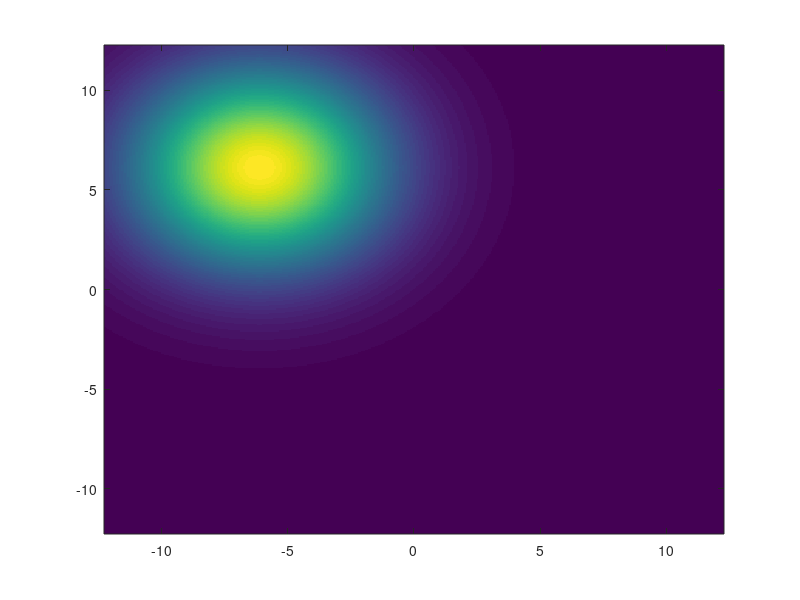

This chart was generated by the following MATLAB code: (Note: this script raises an error after producing the figure.)
function out = plotRew(varargin)
% plotRew  Plot the CoPs Gaussian reward field.
%
%   plotRew(1) plots the top-left reward field.
%   plotRew(2) plots top-right, 3 bottom-left, 4 bottom-right.
%   plotRew(0) plots a 45 deg tilted square with reward on the left side.
%
%   plotRew(idx, opts)
%   plotRew(ex, idx)
%   plotRew(ex, idx, opts)
%
% By default this uses the current CoPs convention where the reward peak is
% at the quadrant center, not exactly on the texture edge. Set
% opts.cornerInsetNorm = 0 for literal corners.

[ex, idx, opts] = localParseInputs(varargin{:});
opts = localDefaults(opts);
idx = localValidateIndex(idx);

setup = localResolveSetup(ex, opts);
sidePx = localTextureSidePx(ex, opts);
sideDeg = localPxToDeg(sidePx, setup);
sigmaDeg = localResolveSigmaDeg(ex, setup, opts);
gaussScalar = localResolveGaussScalar(ex, opts);

centerNorm = localResolveCenterNorm(ex, idx, opts);
isDiamond = idx == 0;
[xDeg, yDeg, rewardMap, centerDeg, shapeDeg] = localBuildRewardMap( ...
    idx, centerNorm, sideDeg, sigmaDeg, opts);
rewardDisplay = localApplyValueMode(rewardMap, gaussScalar, opts);

[cmap, colorLimits, colorSchemeUsed] = localResolveColorDisplay(rewardDisplay, opts, gaussScalar);

if opts.plot
    if opts.newFigure
        figure;
    end
    hImg = imagesc(xDeg, yDeg, rewardDisplay);
    set(gca, 'YDir', 'normal');
    set(hImg, 'AlphaData', isfinite(rewardDisplay));
    axis image;
    colormap(cmap);
    if ~isempty(colorLimits)
        caxis(colorLimits);
    end
    cb = colorbar;
    ylabel(cb, localColorbarLabel(opts));
    xlabel('x position (deg)');
    ylabel('y position (deg, up positive)');
    title(localPlotTitle(idx, centerNorm, sigmaDeg, opts));
    hold on;
    if opts.showTextureBox
        plot(shapeDeg(:, 1), shapeDeg(:, 2), '-', ...
            'Color', opts.textureBoxColor, ...
            'LineWidth', opts.textureBoxLineWidth);
    end
    if opts.showRewardPeakCircle
        localDrawRewardPeakCircle(centerDeg, sideDeg, sigmaDeg, gaussScalar, isDiamond, opts);
    end
    if opts.showRewardPeak
        plot(centerDeg(1), centerDeg(2), char(opts.rewardPeakMarker), ...
            'Color', opts.rewardPeakColor, ...
            'MarkerSize', opts.rewardPeakMarkerSize, ...
            'LineWidth', opts.rewardPeakLineWidth);
    end
    hold off;
end

out = struct();
out.idx = idx;
out.centerNorm = centerNorm;
out.centerDeg = centerDeg;
out.sigmaDeg = sigmaDeg;
out.sideDeg = sideDeg;
out.sidePx = sidePx;
out.gaussScalar = gaussScalar;
out.valueMode = char(opts.valueMode);
out.xDeg = xDeg;
out.yDeg = yDeg;
out.gaussian = rewardMap;
out.reward = rewardDisplay;
out.shapeDeg = shapeDeg;
out.isDiamond = isDiamond;
out.colorScheme = colorSchemeUsed;
out.colorLimits = colorLimits;
out.colormap = cmap;
out.opts = opts;
end

function [ex, idx, opts] = localParseInputs(varargin)
ex = [];
idx = [];
opts = struct();

if nargin < 1 || isempty(varargin{1})
    idx = 1;
    return
end

arg1 = varargin{1};
if isstruct(arg1) && localLooksLikeEx(arg1)
    ex = arg1;
    if nargin >= 2 && ~isempty(varargin{2})
        idx = varargin{2};
    else
        idx = 1;
    end
    if nargin >= 3 && ~isempty(varargin{3})
        opts = varargin{3};
    end
else
    idx = arg1;
    if nargin >= 2 && ~isempty(varargin{2})
        opts = varargin{2};
    end
end

if isempty(opts)
    opts = struct();
elseif ~isstruct(opts)
    error('plotRew:BadOpts', 'opts must be a struct.');
end
end

function tf = localLooksLikeEx(s)
tf = isstruct(s) && (isfield(s, 'setup') || isfield(s, 'exp') || isfield(s, 'Trials'));
end

function opts = localDefaults(opts)
defaults = struct( ...
    'plot', true, ...
    'newFigure', true, ...
    'nGrid', 401, ...
    'cornerInsetNorm', 0.25, ...
    'centerNorm', [], ...
    'zeroCenterNorm', [], ...
    'diamondRotationDeg', 45, ...
    'sigmaDeg', [], ...
    'textureSidePx', [], ...
    'textureSideDeg', [], ...
    'screenRect', [0 0 1920 1080], ...
    'monitorWidth', 47, ...
    'viewingDistance', 58, ...
    'gaussScalar', [], ...
    'valueMode', 'gaussian', ...
    'colorScheme', 'density', ...
    'colormap', [], ...
    'nColors', 256, ...
    'colorLimits', [], ...
    'colorLimitMode', 'auto', ...
    'colorLimitPrctile', 99, ...
    'showTextureBox', true, ...
    'textureBoxColor', [1 1 1] .* 0.95, ...
    'textureBoxLineWidth', 1.25, ...
    'showRewardPeak', true, ...
    'rewardPeakMarker', '+', ...
    'rewardPeakColor', [0 0 0], ...
    'rewardPeakMarkerSize', 10, ...
    'rewardPeakLineWidth', 2.25, ...
    'showRewardPeakCircle', true, ...
    'rewardPeakCircleColor', [0 0 0], ...
    'rewardPeakCircleLineStyle', ':', ...
    'rewardPeakCircleLineWidth', 1.5, ...
    'circleBound', '1sd', ...
    'rewardPeakMinMultiplier', 1.1, ...
    'rewardPeakSigmaRadius', 3);

names = fieldnames(defaults);
for i = 1:numel(names)
    if ~isfield(opts, names{i}) || isempty(opts.(names{i}))
        opts.(names{i}) = defaults.(names{i});
    end
end

opts.nGrid = round(double(localFirstScalar(opts.nGrid)));
if ~isfinite(opts.nGrid) || opts.nGrid < 16
    error('plotRew:BadNGrid', 'opts.nGrid must be at least 16.');
end
opts.nColors = round(double(localFirstScalar(opts.nColors)));
if ~isfinite(opts.nColors) || opts.nColors < 2
    opts.nColors = 256;
end
opts.cornerInsetNorm = double(localFirstScalar(opts.cornerInsetNorm));
if ~isfinite(opts.cornerInsetNorm) || opts.cornerInsetNorm < 0 || opts.cornerInsetNorm > 0.5
    error('plotRew:BadCornerInset', 'opts.cornerInsetNorm must be in [0, 0.5].');
end
opts.valueMode = lower(strtrim(char(opts.valueMode)));
switch opts.valueMode
    case {'gaussian', 'raw', 'fraction'}
        opts.valueMode = 'gaussian';
    case {'mult', 'multiplier', 'rewardmultiplier'}
        opts.valueMode = 'multiplier';
    otherwise
        error('plotRew:BadValueMode', 'opts.valueMode must be ''gaussian'' or ''multiplier''.');
end
opts.circleBound = localResolveCircleBound(opts.circleBound);
end

function idx = localValidateIndex(idx)
idx = round(double(localFirstScalar(idx)));
if ~isfinite(idx) || ~ismember(idx, 0:4)
    error('plotRew:BadIndex', 'idx must be 0, 1, 2, 3, or 4.');
end
end

function setup = localResolveSetup(ex, opts)
setup = struct();
if isstruct(ex) && isfield(ex, 'setup') && isstruct(ex.setup)
    setup = ex.setup;
end
if ~isfield(setup, 'screenRect') || isempty(setup.screenRect)
    setup.screenRect = opts.screenRect;
end
if ~isfield(setup, 'monitorWidth') || isempty(setup.monitorWidth)
    setup.monitorWidth = opts.monitorWidth;
end
if ~isfield(setup, 'viewingDistance') || isempty(setup.viewingDistance)
    setup.viewingDistance = opts.viewingDistance;
end
end

function sidePx = localTextureSidePx(ex, opts)
if ~isempty(opts.textureSidePx)
    sidePx = double(localFirstScalar(opts.textureSidePx));
    return
end
if ~isempty(opts.textureSideDeg)
    sidePx = NaN;
    return
end
sidePx = NaN;
if isstruct(ex) && isfield(ex, 'exp') && isfield(ex.exp, 'CoPs') && ...
        isfield(ex.exp.CoPs, 'graph')
    graph = ex.exp.CoPs.graph;
    if isfield(graph, 'texture_dims') && ~isempty(graph.texture_dims) && ...
            isfield(graph, 'size_mult') && ~isempty(graph.size_mult)
        sidePx = double(localFirstScalar(graph.texture_dims)) .* double(localFirstScalar(graph.size_mult));
    elseif isfield(graph, 'texture_dim') && ~isempty(graph.texture_dim) && ...
            isfield(graph, 'size_mult') && ~isempty(graph.size_mult)
        sidePx = double(localFirstScalar(graph.texture_dim)) .* double(localFirstScalar(graph.size_mult));
    end
end
if ~isfinite(sidePx) || sidePx <= 0
    sidePx = 1080;
end
end

function deg = localPxToDeg(px, setup)
if isnan(px)
    deg = NaN;
    return
end
if exist('visualPxToDeg', 'file') == 2
    deg = visualPxToDeg(px, setup);
else
    cm = double(px) .* double(setup.monitorWidth) ./ double(setup.screenRect(3));
    deg = rad2deg(atan(cm ./ double(setup.viewingDistance)));
end
end

function sigmaDeg = localResolveSigmaDeg(ex, setup, opts)
if ~isempty(opts.sigmaDeg)
    sigmaDeg = double(localFirstScalar(opts.sigmaDeg));
    return
end
sigmaDeg = NaN;
rew = localRewardStruct(ex);
if isfield(rew, 'gauss_sigmaDeg') && ~isempty(rew.gauss_sigmaDeg)
    sigmaDeg = double(localFirstScalar(rew.gauss_sigmaDeg));
elseif isfield(rew, 'gauss_sigma') && ~isempty(rew.gauss_sigma)
    sigmaVal = double(localFirstScalar(rew.gauss_sigma));
    units = localTextField(rew, 'gauss_sigmaUnits', 'px');
    if ismember(lower(strtrim(units)), {'deg', 'degree', 'degrees'})
        sigmaDeg = sigmaVal;
    else
        sigmaDeg = localPxToDeg(sigmaVal, setup);
    end
elseif isfield(rew, 'gauss_sigmaPx') && ~isempty(rew.gauss_sigmaPx)
    sigmaDeg = localPxToDeg(double(localFirstScalar(rew.gauss_sigmaPx)), setup);
end
if ~isfinite(sigmaDeg) || sigmaDeg <= 0
    sigmaDeg = 3.5;
end
end

function gaussScalar = localResolveGaussScalar(ex, opts)
if ~isempty(opts.gaussScalar)
    gaussScalar = double(localFirstScalar(opts.gaussScalar));
    return
end
gaussScalar = NaN;
if isstruct(ex) && isfield(ex, 'exp') && isfield(ex.exp, 'CoPs') && ...
        isfield(ex.exp.CoPs, 'ctl') && isfield(ex.exp.CoPs.ctl, 'gauss_scalar') && ...
        ~isempty(ex.exp.CoPs.ctl.gauss_scalar)
    gaussScalar = double(localFirstScalar(ex.exp.CoPs.ctl.gauss_scalar));
end
if ~isfinite(gaussScalar) || gaussScalar <= 1
    gaussScalar = 2.25;
end
end

function centerNorm = localResolveCenterNorm(ex, idx, opts)
if ~isempty(opts.centerNorm)
    centerNorm = double(opts.centerNorm(:)');
    if numel(centerNorm) < 2 || any(~isfinite(centerNorm(1:2)))
        error('plotRew:BadCenterNorm', 'opts.centerNorm must contain [x y].');
    end
    centerNorm = centerNorm(1:2);
    return
end

cornerCenters = localCornerCentersNorm(ex, opts);
if idx == 0
    if ~isempty(opts.zeroCenterNorm)
        centerNorm = double(opts.zeroCenterNorm(:)');
        centerNorm = centerNorm(1:2);
    else
        centerNorm = cornerCenters(1, :);
    end
else
    centerNorm = cornerCenters(idx, :);
end
centerNorm = max(0, min(1, centerNorm));
end

function centers = localCornerCentersNorm(ex, opts)
centers = [];
rew = localRewardStruct(ex);
if isfield(rew, 'gauss_center_positions_norm') && ~isempty(rew.gauss_center_positions_norm)
    allCenters = double(rew.gauss_center_positions_norm);
    if size(allCenters, 1) >= 5
        centers = allCenters(2:5, 1:2);
    elseif size(allCenters, 1) >= 4
        centers = allCenters(1:4, 1:2);
    end
end
if isempty(centers)
    inset = double(opts.cornerInsetNorm);
    centers = [ ...
        inset,  inset; ...
        1-inset, inset; ...
        inset,  1-inset; ...
        1-inset, 1-inset];
end
end

function rew = localRewardStruct(ex)
rew = struct();
if isstruct(ex) && isfield(ex, 'exp') && isfield(ex.exp, 'CoPs') && ...
        isfield(ex.exp.CoPs, 'rew') && isstruct(ex.exp.CoPs.rew)
    rew = ex.exp.CoPs.rew;
end
end

function [xVals, yVals, rewardMap, centerDeg, shapeDeg] = localBuildRewardMap( ...
    idx, centerNorm, sideDeg, sigmaDeg, opts)
if ~isempty(opts.textureSideDeg)
    sideDeg = double(localFirstScalar(opts.textureSideDeg));
end
if ~isfinite(sideDeg) || sideDeg <= 0
    error('plotRew:BadTextureSize', 'Could not resolve a positive texture side size in deg.');
end
if ~isfinite(sigmaDeg) || sigmaDeg <= 0
    error('plotRew:BadSigma', 'Could not resolve a positive Gaussian sigma in deg.');
end

halfSide = sideDeg ./ 2;
if idx == 0
    lim = halfSide .* sqrt(2);
    xVals = linspace(-lim, lim, opts.nGrid);
    yVals = linspace(-lim, lim, opts.nGrid);
    [xGrid, yGrid] = meshgrid(xVals, yVals);
    theta = deg2rad(double(opts.diamondRotationDeg));
    [uGrid, vGrid] = localGlobalToLocalRotated(xGrid, yGrid, theta);
    [u0, v0] = localNormToLocalDeg(centerNorm, sideDeg);
    centerDeg = localLocalToGlobalRotated([u0, v0], theta);
    inShape = abs(uGrid) <= halfSide & abs(vGrid) <= halfSide;
    rewardMap = exp(-((uGrid - u0).^2 + (vGrid - v0).^2) ./ (2 .* sigmaDeg.^2));
    rewardMap(~inShape) = NaN;
    verticesLocal = [-halfSide halfSide; halfSide halfSide; halfSide -halfSide; -halfSide -halfSide; -halfSide halfSide];
    shapeDeg = localLocalToGlobalRotated(verticesLocal, theta);
else
    xVals = linspace(-halfSide, halfSide, opts.nGrid);
    yVals = linspace(-halfSide, halfSide, opts.nGrid);
    [xGrid, yGrid] = meshgrid(xVals, yVals);
    [u0, v0] = localNormToLocalDeg(centerNorm, sideDeg);
    centerDeg = [u0, v0];
    rewardMap = exp(-((xGrid - u0).^2 + (yGrid - v0).^2) ./ (2 .* sigmaDeg.^2));
    shapeDeg = [-halfSide halfSide; halfSide halfSide; halfSide -halfSide; -halfSide -halfSide; -halfSide halfSide];
end
end

function [u, v] = localNormToLocalDeg(centerNorm, sideDeg)
halfSide = sideDeg ./ 2;
u = -halfSide + double(centerNorm(1)) .* sideDeg;
v =  halfSide - double(centerNorm(2)) .* sideDeg;
end

function xy = localLocalToGlobalRotated(uv, theta)
uv = double(uv);
x = uv(:, 1) .* cos(theta) - uv(:, 2) .* sin(theta);
y = uv(:, 1) .* sin(theta) + uv(:, 2) .* cos(theta);
xy = [x, y];
end

function [u, v] = localGlobalToLocalRotated(x, y, theta)
u = x .* cos(theta) + y .* sin(theta);
v = -x .* sin(theta) + y .* cos(theta);
end

function rewardDisplay = localApplyValueMode(rewardMap, gaussScalar, opts)
switch opts.valueMode
    case 'gaussian'
        rewardDisplay = rewardMap;
    case 'multiplier'
        rewardDisplay = 1 + (gaussScalar - 1) .* rewardMap;
    otherwise
        rewardDisplay = rewardMap;
end
end

function [cmap, colorLimits, schemeUsed] = localResolveColorDisplay(map, opts, gaussScalar)
schemeUsed = lower(strtrim(char(opts.colorScheme)));
if ~isempty(opts.colormap)
    cmap = localColormapFromValue(opts.colormap, opts.nColors);
    if isnumeric(opts.colormap)
        schemeUsed = 'custom';
    else
        schemeUsed = lower(strtrim(char(opts.colormap)));
    end
else
    cmap = localColormapByName(schemeUsed, opts.nColors);
end
colorLimits = localResolveColorLimits(map, opts, gaussScalar);
end

function cmap = localColormapFromValue(value, nColors)
if isnumeric(value)
    cmap = double(value);
    if isempty(cmap) || size(cmap, 2) ~= 3
        error('plotRew:BadColormap', 'opts.colormap must be an n x 3 RGB array or colormap name.');
    end
    cmap = max(0, min(1, cmap));
else
    cmap = localColormapByName(lower(strtrim(char(value))), nColors);
end
end

function cmap = localColormapByName(scheme, nColors)
scheme = lower(strtrim(char(scheme)));
switch scheme
    case {'density', 'fire'}
        cmap = localInterpolatedColormap([ ...
            0.00 0.00 0.00; ...
            0.15 0.05 0.35; ...
            0.70 0.10 0.20; ...
            0.95 0.58 0.10; ...
            1.00 0.96 0.72], nColors);
    case {'balance', 'balanced', 'diverging', 'bluered', 'bluewhitered'}
        cmap = localInterpolatedColormap([ ...
            0.08 0.19 0.55; ...
            0.26 0.57 0.78; ...
            0.96 0.96 0.96; ...
            0.88 0.42 0.31; ...
            0.55 0.08 0.11], nColors);
    case {'redblue', 'redwhiteblue'}
        cmap = flipud(localColormapByName('balance', nColors));
    case 'viridis'
        cmap = localInterpolatedColormap([ ...
            0.27 0.00 0.33; ...
            0.23 0.32 0.55; ...
            0.13 0.57 0.55; ...
            0.37 0.79 0.38; ...
            0.99 0.91 0.14], nColors);
    case 'magma'
        cmap = localInterpolatedColormap([ ...
            0.00 0.00 0.02; ...
            0.19 0.07 0.35; ...
            0.55 0.16 0.51; ...
            0.91 0.36 0.28; ...
            0.99 0.99 0.75], nColors);
    case {'hot', 'parula', 'turbo', 'jet', 'gray', 'grey', 'bone', 'copper'}
        if strcmp(scheme, 'grey')
            scheme = 'gray';
        end
        cmap = localBuiltinColormap(scheme, nColors);
    otherwise
        error('plotRew:BadColorScheme', ...
            'Unknown opts.colorScheme ''%s''.', scheme);
end
end

function cmap = localBuiltinColormap(name, nColors)
try
    cmap = feval(name, nColors);
catch
    switch lower(name)
        case {'turbo', 'parula'}
            cmap = jet(nColors);
        otherwise
            cmap = hot(nColors);
    end
end
cmap = max(0, min(1, double(cmap)));
end

function cmap = localInterpolatedColormap(anchors, nColors)
anchors = double(anchors);
x = linspace(0, 1, size(anchors, 1));
xi = linspace(0, 1, nColors);
cmap = zeros(nColors, 3);
for k = 1:3
    cmap(:, k) = interp1(x, anchors(:, k), xi, 'linear');
end
cmap = max(0, min(1, cmap));
end

function colorLimits = localResolveColorLimits(map, opts, gaussScalar)
if ~isempty(opts.colorLimits)
    colorLimits = double(opts.colorLimits(:)');
    if numel(colorLimits) < 2 || any(~isfinite(colorLimits(1:2))) || colorLimits(2) <= colorLimits(1)
        error('plotRew:BadColorLimits', 'opts.colorLimits must be [low high].');
    end
    colorLimits = colorLimits(1:2);
    return
end
mode = lower(strtrim(char(opts.colorLimitMode)));
finiteVals = map(isfinite(map));
if isempty(finiteVals)
    colorLimits = [];
    return
end
switch mode
    case 'auto'
        if strcmp(opts.valueMode, 'multiplier')
            colorLimits = [1, gaussScalar];
        else
            colorLimits = [0, 1];
        end
    case 'none'
        colorLimits = [];
    case 'prctile'
        colorLimits = [min(finiteVals(:)), prctile(finiteVals(:), opts.colorLimitPrctile)];
        if colorLimits(2) <= colorLimits(1)
            colorLimits = [];
        end
    otherwise
        colorLimits = [];
end
end

function label = localColorbarLabel(opts)
switch opts.valueMode
    case 'multiplier'
        label = 'reward multiplier';
    otherwise
        label = 'normalized Gaussian reward';
end
end

function titleText = localPlotTitle(idx, centerNorm, sigmaDeg, opts)
if idx == 0
    loc = 'tilted-left';
else
    labels = {'top-left', 'top-right', 'bottom-left', 'bottom-right'};
    loc = labels{idx};
end
titleText = sprintf('Reward field: %s, center=[%.2f %.2f], sigma=%.2f deg', ...
    loc, centerNorm(1), centerNorm(2), sigmaDeg);
if strcmp(opts.valueMode, 'multiplier')
    titleText = [titleText, ', multiplier'];
end
end

function localDrawRewardPeakCircle(centerDeg, sideDeg, sigmaDeg, gaussScalar, isDiamond, opts)
radii = localRewardPeakRadiiDeg(sigmaDeg, gaussScalar, opts);
if isempty(radii)
    return
end
theta = linspace(0, 2*pi, 361);
halfSide = sideDeg ./ 2;
rotTheta = deg2rad(double(opts.diamondRotationDeg));
for i = 1:numel(radii)
    x = centerDeg(1) + radii(i) .* cos(theta);
    y = centerDeg(2) + radii(i) .* sin(theta);
    if isDiamond
        [u, v] = localGlobalToLocalRotated(x, y, rotTheta);
        inShape = abs(u) <= halfSide & abs(v) <= halfSide;
    else
        inShape = x >= -halfSide & x <= halfSide & y >= -halfSide & y <= halfSide;
    end
    if ~any(inShape)
        continue
    end
    x(~inShape) = NaN;
    y(~inShape) = NaN;
    plot(x, y, ...
        'LineStyle', char(opts.rewardPeakCircleLineStyle), ...
        'Color', opts.rewardPeakCircleColor, ...
        'LineWidth', opts.rewardPeakCircleLineWidth);
end
end

function radii = localRewardPeakRadiiDeg(sigmaDeg, gaussScalar, opts)
switch opts.circleBound
    case '1sd'
        radii = sigmaDeg;
    case '2sd'
        radii = sigmaDeg .* [1, 2];
    case '3sd'
        radii = sigmaDeg .* [1, 2, 3];
    case 'mult'
        minMultiplier = double(opts.rewardPeakMinMultiplier);
        if ~isfinite(gaussScalar) || gaussScalar <= minMultiplier
            radii = [];
            return
        end
        requiredRewardFrac = (minMultiplier - 1) ./ (gaussScalar - 1);
        requiredRewardFrac = max(realmin, min(1, requiredRewardFrac));
        radii = sigmaDeg .* sqrt(-2 .* log(requiredRewardFrac));
        radii = min(double(opts.rewardPeakSigmaRadius) .* sigmaDeg, radii);
    otherwise
        radii = [];
end
radii = radii(isfinite(radii) & radii > 0);
end

function circleBound = localResolveCircleBound(value)
circleBound = lower(strtrim(char(value)));
switch circleBound
    case {'mult', 'multiplier', 'reward', 'rewardmult', 'rewardmultiplier'}
        circleBound = 'mult';
    case {'1sd', '1s', 'sd1', 'sigma1', '1sigma'}
        circleBound = '1sd';
    case {'2sd', '2s', 'sd2', 'sigma2', '2sigma'}
        circleBound = '2sd';
    case {'3sd', '3s', 'sd3', 'sigma3', '3sigma'}
        circleBound = '3sd';
    otherwise
        error('plotRew:BadCircleBound', ...
            'opts.circleBound must be ''mult'', ''1sd'', ''2sd'', or ''3sd''.');
end
end

function txt = localTextField(s, fieldName, defaultValue)
txt = defaultValue;
if isstruct(s) && isfield(s, fieldName) && ~isempty(s.(fieldName))
    txt = char(s.(fieldName));
end
end

function value = localFirstScalar(value)
if isempty(value)
    value = NaN;
    return
end
value = value(1);
end
